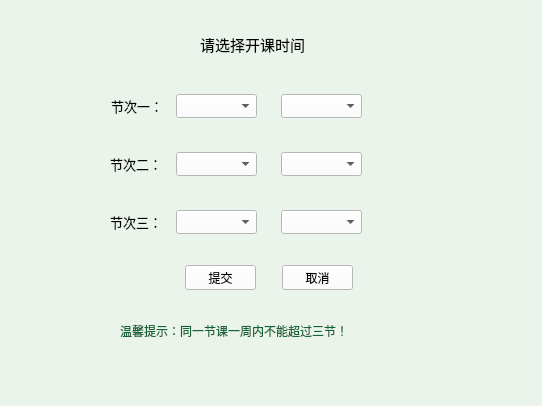
<?xml version="1.0" encoding="UTF-8"?>
<ui version="4.0">
 <class>applylesson</class>
 <widget class="QWidget" name="applylesson">
  <property name="geometry">
   <rect>
    <x>0</x>
    <y>0</y>
    <width>542</width>
    <height>406</height>
   </rect>
  </property>
  <property name="minimumSize">
   <size>
    <width>542</width>
    <height>406</height>
   </size>
  </property>
  <property name="maximumSize">
   <size>
    <width>542</width>
    <height>406</height>
   </size>
  </property>
  <property name="windowTitle">
   <string>Form</string>
  </property>
  <property name="styleSheet">
   <string notr="true">background-color: rgb(235, 244, 234);</string>
  </property>
  <widget class="QLabel" name="label">
   <property name="geometry">
    <rect>
     <x>200</x>
     <y>34</y>
     <width>121</width>
     <height>21</height>
    </rect>
   </property>
   <property name="font">
    <font>
     <pointsize>11</pointsize>
    </font>
   </property>
   <property name="text">
    <string>请选择开课时间</string>
   </property>
  </widget>
  <widget class="QLabel" name="label_2">
   <property name="geometry">
    <rect>
     <x>111</x>
     <y>98</y>
     <width>54</width>
     <height>16</height>
    </rect>
   </property>
   <property name="font">
    <font>
     <pointsize>10</pointsize>
    </font>
   </property>
   <property name="text">
    <string>节次一：</string>
   </property>
  </widget>
  <widget class="QComboBox" name="week1">
   <property name="geometry">
    <rect>
     <x>176</x>
     <y>94</y>
     <width>81</width>
     <height>24</height>
    </rect>
   </property>
   <property name="styleSheet">
    <string notr="true">background-color: rgb(255, 255, 255);</string>
   </property>
   <property name="placeholderText">
    <string>星期</string>
   </property>
  </widget>
  <widget class="QComboBox" name="day1">
   <property name="geometry">
    <rect>
     <x>281</x>
     <y>94</y>
     <width>81</width>
     <height>24</height>
    </rect>
   </property>
   <property name="styleSheet">
    <string notr="true">background-color: rgb(255, 255, 255);</string>
   </property>
   <property name="placeholderText">
    <string>节次</string>
   </property>
  </widget>
  <widget class="QLabel" name="label_3">
   <property name="geometry">
    <rect>
     <x>110</x>
     <y>156</y>
     <width>54</width>
     <height>16</height>
    </rect>
   </property>
   <property name="font">
    <font>
     <pointsize>10</pointsize>
    </font>
   </property>
   <property name="text">
    <string>节次二：</string>
   </property>
  </widget>
  <widget class="QComboBox" name="week2">
   <property name="geometry">
    <rect>
     <x>176</x>
     <y>152</y>
     <width>81</width>
     <height>24</height>
    </rect>
   </property>
   <property name="styleSheet">
    <string notr="true">background-color: rgb(255, 255, 255);</string>
   </property>
   <property name="placeholderText">
    <string>星期</string>
   </property>
  </widget>
  <widget class="QComboBox" name="day2">
   <property name="geometry">
    <rect>
     <x>281</x>
     <y>152</y>
     <width>81</width>
     <height>24</height>
    </rect>
   </property>
   <property name="styleSheet">
    <string notr="true">background-color: rgb(255, 255, 255);</string>
   </property>
   <property name="placeholderText">
    <string>节次</string>
   </property>
  </widget>
  <widget class="QLabel" name="label_4">
   <property name="geometry">
    <rect>
     <x>110</x>
     <y>214</y>
     <width>54</width>
     <height>16</height>
    </rect>
   </property>
   <property name="font">
    <font>
     <pointsize>10</pointsize>
    </font>
   </property>
   <property name="text">
    <string>节次三：</string>
   </property>
  </widget>
  <widget class="QComboBox" name="week3">
   <property name="geometry">
    <rect>
     <x>176</x>
     <y>210</y>
     <width>81</width>
     <height>24</height>
    </rect>
   </property>
   <property name="styleSheet">
    <string notr="true">background-color: rgb(255, 255, 255);</string>
   </property>
   <property name="placeholderText">
    <string>星期</string>
   </property>
  </widget>
  <widget class="QComboBox" name="day3">
   <property name="geometry">
    <rect>
     <x>281</x>
     <y>210</y>
     <width>81</width>
     <height>24</height>
    </rect>
   </property>
   <property name="styleSheet">
    <string notr="true">background-color: rgb(255, 255, 255);</string>
   </property>
   <property name="placeholderText">
    <string>节次</string>
   </property>
  </widget>
  <widget class="QLabel" name="label_5">
   <property name="geometry">
    <rect>
     <x>120</x>
     <y>320</y>
     <width>321</width>
     <height>21</height>
    </rect>
   </property>
   <property name="styleSheet">
    <string notr="true">font: 11pt &quot;楷体&quot;;
color: rgb(17, 99, 56);</string>
   </property>
   <property name="text">
    <string>温馨提示：同一节课一周内不能超过三节！</string>
   </property>
  </widget>
  <widget class="QPushButton" name="subBtn">
   <property name="geometry">
    <rect>
     <x>185</x>
     <y>265</y>
     <width>71</width>
     <height>25</height>
    </rect>
   </property>
   <property name="styleSheet">
    <string notr="true">background-color: rgb(255, 255, 255);</string>
   </property>
   <property name="text">
    <string>提交</string>
   </property>
  </widget>
  <widget class="QPushButton" name="cancelBtn">
   <property name="geometry">
    <rect>
     <x>282</x>
     <y>265</y>
     <width>71</width>
     <height>25</height>
    </rect>
   </property>
   <property name="styleSheet">
    <string notr="true">background-color: rgb(255, 255, 255);</string>
   </property>
   <property name="text">
    <string>取消</string>
   </property>
  </widget>
 </widget>
 <resources/>
 <connections/>
</ui>
